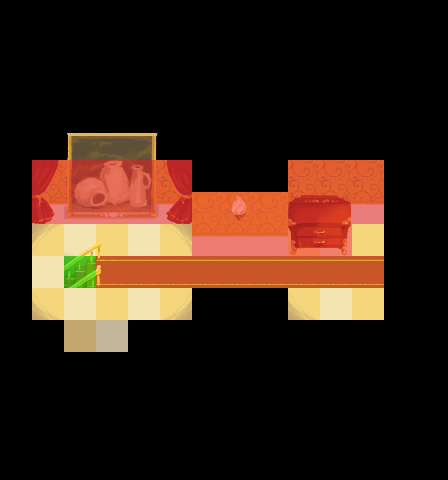

The image is a tile-based game level rendered from a .tmx file. Its description and source (layers, tilesets, objects; grid data summarised) follow:
An orthogonal 14x15 tile map with 32x32 px tiles, 6 tile layers (backgroundLayer, blockedLayer, detailLayer1, transBlockedLayer, ...) and 12 objects.

<map version="1.0" orientation="orthogonal" renderorder="right-down" width="14" height="15" tilewidth="32" tileheight="32" nextobjectid="225">
 <tileset firstgid="1" name="tiles-lvl3-2-32x32" tilewidth="32" tileheight="32">
  <image source="../img/tiles-lvl3-2-32x32.png" width="256" height="160" />
 </tileset>
 <layer name="backgroundLayer" width="14" height="15">
  <data>[210 cells, 51 non-empty, 13 distinct tile ids]</data>
 </layer>
 <layer name="blockedLayer" width="14" height="15">
  <data>[210 cells, 159 non-empty, 1 distinct tile ids]</data>
 </layer>
 <layer name="detailLayer1" width="14" height="15">
  <data>[210 cells, 18 non-empty, 18 distinct tile ids]</data>
 </layer>
 <layer name="transBlockedLayer" width="14" height="15">
  <data>[210 cells, 24 non-empty, 1 distinct tile ids]</data>
 </layer>
 <objectgroup name="objectsLayer">
  <properties>
   <property name="type" value="pot3-2" />
  </properties>
  <object id="191" gid="35" x="96" y="288" width="32" height="32">
   <properties>
    <property name="type" value="playerStart" />
   </properties>
  </object>
  <object id="195" gid="37" x="64" y="352" width="32" height="32">
   <properties>
    <property name="type" value="pot3-2" />
   </properties>
  </object>
  <object id="208" gid="37" x="96" y="352" width="32" height="32">
   <properties>
    <property name="type" value="pot3-2" />
   </properties>
  </object>
  <object id="209" gid="37" x="64" y="256" width="32" height="32">
   <properties>
    <property name="type" value="pot3-2" />
   </properties>
  </object>
  <object id="210" gid="37" x="96" y="256" width="32" height="32">
   <properties>
    <property name="type" value="pot3-2" />
   </properties>
  </object>
  <object id="211" gid="37" x="128" y="256" width="32" height="32">
   <properties>
    <property name="type" value="pot3-2" />
   </properties>
  </object>
  <object id="212" gid="37" x="288" y="320" width="32" height="32">
   <properties>
    <property name="type" value="pot3-2" />
   </properties>
  </object>
  <object id="213" gid="37" x="320" y="320" width="32" height="32">
   <properties>
    <property name="type" value="pot3-2" />
   </properties>
  </object>
  <object id="214" gid="37" x="352" y="320" width="32" height="32">
   <properties>
    <property name="type" value="pot3-2" />
   </properties>
  </object>
  <object id="215" gid="37" x="352" y="256" width="32" height="32">
   <properties>
    <property name="type" value="pot3-2" />
   </properties>
  </object>
  <object id="223" gid="37" x="352" y="288" width="32" height="32">
   <properties>
    <property name="type" value="pot3-2" />
   </properties>
  </object>
  <object id="224" gid="3" x="352" y="288" width="32" height="32">
   <properties>
    <property name="type" value="item" />
   </properties>
  </object>
 </objectgroup>
 <layer name="detailLayer3_overChar" width="14" height="15">
  <data>[210 cells, 2 non-empty, 2 distinct tile ids]</data>
 </layer>
 <layer name="levelExitLayer" width="14" height="15">
  <data>[210 cells, 1 non-empty, 1 distinct tile ids]</data>
 </layer>
</map>
